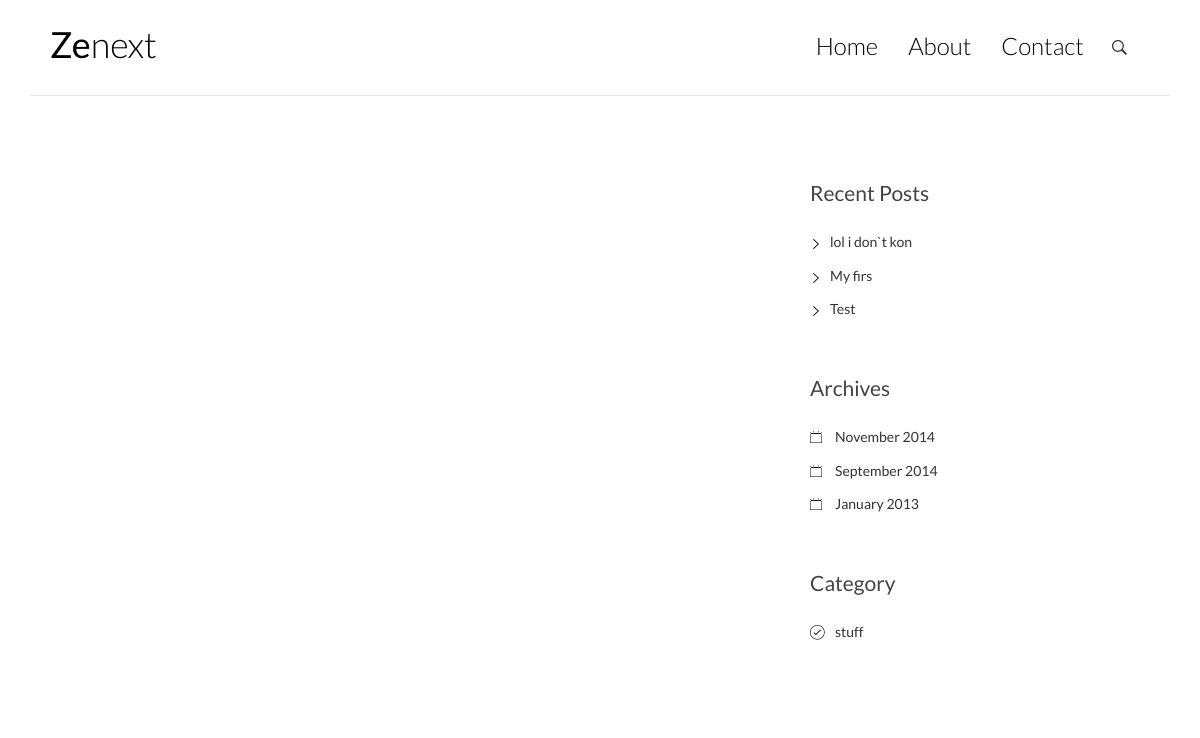
/contact, run on an earlier commit of the app's database.
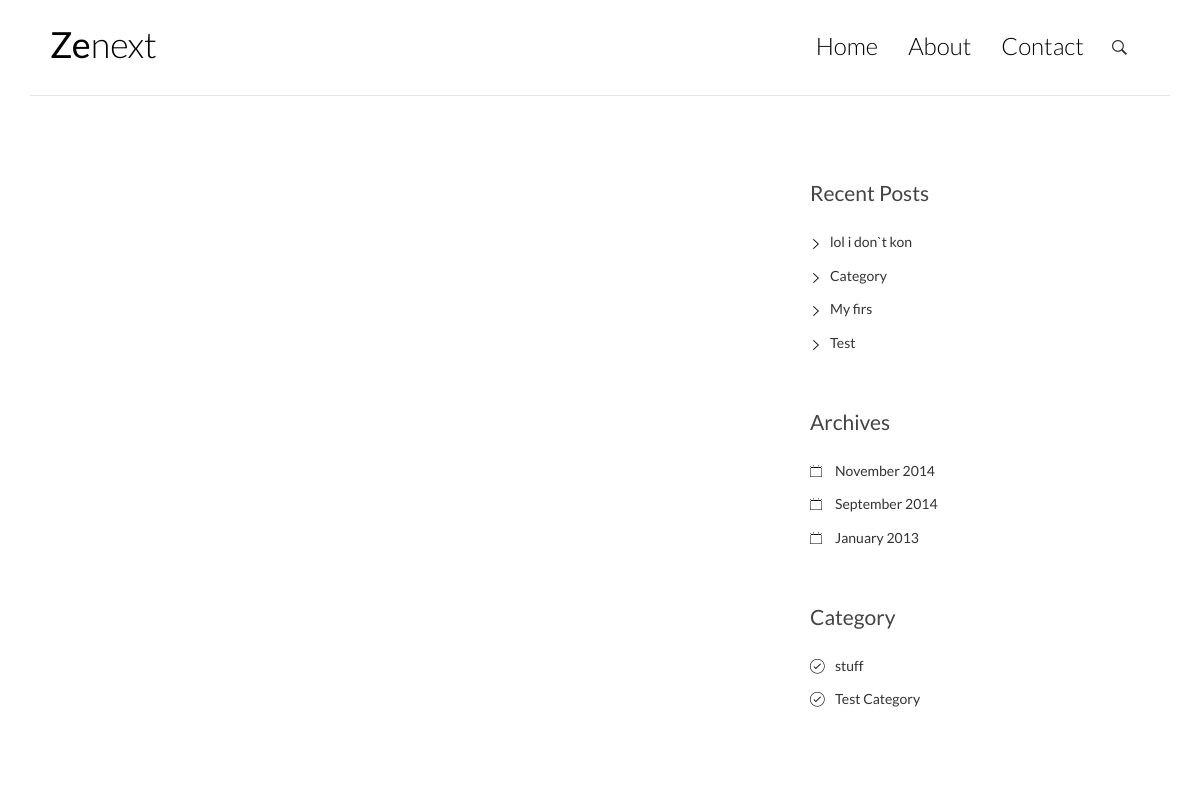
And on a later commit of the database.
### models.py (models this page shows)
class BaseModel(Model):
    class Meta:
        database = db

class Post(BaseModel):
    header = CharField()
    text = TextField()
    date = DateField()
    author = CharField()
    category = CharField()
    class Meta:
        order_by = ('date',)

### app.py (the view)
@app.route('/contact')
def contact():
    return render_template('contact.html', posts=get_posts(),
            categories=get_categories())

### app.py (called while the page is built)
def get_categories():
    categories = []
    category = Post.select()
    for cat in category:
        if cat.category not in categories:
            categories.append(cat.category)
    print categories
    return categories

def get_posts():
    return Post.select().order_by(Post.date.desc())

### templates/contact.html (shortened to what this page needs)
{% extends 'layout.html' %}

### templates/layout.html (shortened to what this page needs)
<!DOCTYPE html>
<html lang="en">
<head>
    <link rel="stylesheet" href="/static/css/bootstrap.min.css">
    <link rel="stylesheet" href="/static/css/ionicons.min.css">
    <link rel="stylesheet" href="/static/css/pace.css">
    <link rel="stylesheet" href="/static/css/custom.css">
</head>
<body>
        <div class="container">
            <header id="site-header">
                <div class="row">
                    <div class="col-md-4 col-sm-5 col-xs-8">
                        <div class="logo">
                            <h1><a href="/"><b>Ze</b>next</a></h1>
                        </div>
                    </div>
                    <div class="col-md-8 col-sm-7 col-xs-4">
                        <nav class="main-nav" role="navigation">
                            <div class="collapse navbar-collapse" id="bs-example-navbar-collapse-1">
                                <ul class="nav navbar-nav navbar-right">
                                    <li class="cl-effect-11"><b><a href="index.html" data-hover="Home">{% block addPost %} {% endblock %}</a></b></li>
                                    <li class="cl-effect-11"><a href="/" data-hover="Home">Home</a></li>
                                    <li class="cl-effect-11"><a href="about.html" data-hover="About">About</a></li>
                                    <li class="cl-effect-11"><a href="/contact" data-hover="Contact">Contact</a></li>
                                </ul>
                            </div>
                        </nav>
                        <div id="header-search-box">
                            <a id="search-menu" href="#"><span id="search-icon" class="ion-ios-search-strong"></span></a>
                        </div>
                    </div>
                </div>
            </header>
        </div>
        <div class="content-body">
            <div class="container">
                <div class="row">
                    <main class="col-md-8">
                    </main>
                    <aside class="col-md-4">
                        <div class="widget widget-recent-posts">
                            <h3 class="widget-title">Recent Posts</h3>
                            <ul>
                                {% for post in posts %}
                                <li>
                                    <a href="/post/{{ post.header }}">{{ post.header }}</a>
                                </li>
                                {% endfor %}
                            </ul>
                        </div>
                        <div class="widget widget-archives">
                            <h3 class="widget-title">Archives</h3>
                            <ul>
                                <li>
                                    <a href="#">November 2014</a>
                                </li>
                                <li>
                                    <a href="#">September 2014</a>
                                </li>
                                <li>
                                    <a href="#">January 2013</a>
                                </li>
                            </ul>
                        </div>
                        <div class="widget widget-category">
                            <h3 class="widget-title">Category</h3>
                            <ul>
                            {% for category in categories %}
                                <li>
                                    <a href="/category/{{ category }}">{{ category }}</a>
                                </li>
                            {% endfor %}
                            </ul>
                        </div>
                    </aside>
                </div>
            </div>
        </div>
        <footer id="site-footer">
            <div class="container">
                <div class="row">
                    <div class="col-md-12">
                    </div>
                </div>
            </div>
        </footer>
    </body>
</html>

What changed in the data, as far as the page shows it:
added Post: header "Category", category "Test Category"
